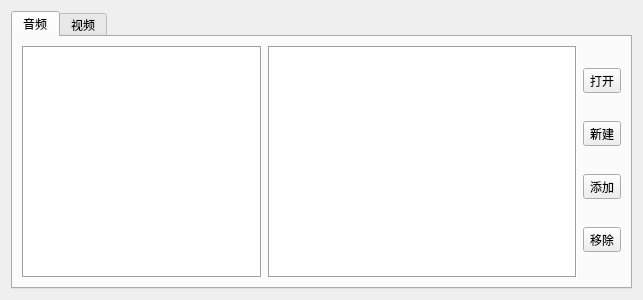
<?xml version="1.0" encoding="UTF-8"?>
<ui version="4.0">
 <class>MediaListDialog</class>
 <widget class="QDialog" name="MediaListDialog">
  <property name="geometry">
   <rect>
    <x>0</x>
    <y>0</y>
    <width>643</width>
    <height>300</height>
   </rect>
  </property>
  <property name="windowTitle">
   <string>播放列表</string>
  </property>
  <layout class="QVBoxLayout" name="verticalLayout">
   <item>
    <widget class="QTabWidget" name="tabWidget">
     <property name="currentIndex">
      <number>0</number>
     </property>
     <widget class="QWidget" name="audio">
      <attribute name="title">
       <string>音频</string>
      </attribute>
      <layout class="QHBoxLayout" name="horizontalLayout_2">
       <item>
        <widget class="QListView" name="audio_list">
         <property name="maximumSize">
          <size>
           <width>240</width>
           <height>16777215</height>
          </size>
         </property>
         <property name="font">
          <font>
           <pointsize>12</pointsize>
          </font>
         </property>
         <property name="frameShape">
          <enum>QFrame::Box</enum>
         </property>
        </widget>
       </item>
       <item>
        <widget class="QListView" name="audio_details">
         <property name="font">
          <font>
           <pointsize>12</pointsize>
          </font>
         </property>
         <property name="contextMenuPolicy">
          <enum>Qt::CustomContextMenu</enum>
         </property>
         <property name="frameShape">
          <enum>QFrame::Box</enum>
         </property>
        </widget>
       </item>
       <item>
        <layout class="QVBoxLayout" name="verticalLayout_2">
         <item>
          <widget class="QToolButton" name="select_a_button">
           <property name="text">
            <string>打开</string>
           </property>
          </widget>
         </item>
         <item>
          <widget class="QToolButton" name="new_a_button">
           <property name="text">
            <string>新建</string>
           </property>
          </widget>
         </item>
         <item>
          <widget class="QToolButton" name="insert_a_button">
           <property name="text">
            <string>添加</string>
           </property>
          </widget>
         </item>
         <item>
          <widget class="QToolButton" name="drop_a_button">
           <property name="text">
            <string>移除</string>
           </property>
          </widget>
         </item>
        </layout>
       </item>
      </layout>
     </widget>
     <widget class="QWidget" name="video">
      <attribute name="title">
       <string>视频</string>
      </attribute>
      <layout class="QHBoxLayout" name="horizontalLayout_3">
       <item>
        <widget class="QListView" name="video_list">
         <property name="maximumSize">
          <size>
           <width>240</width>
           <height>16777215</height>
          </size>
         </property>
         <property name="font">
          <font>
           <pointsize>12</pointsize>
          </font>
         </property>
         <property name="frameShape">
          <enum>QFrame::Box</enum>
         </property>
        </widget>
       </item>
       <item>
        <widget class="QListView" name="video_details">
         <property name="font">
          <font>
           <pointsize>12</pointsize>
          </font>
         </property>
         <property name="contextMenuPolicy">
          <enum>Qt::CustomContextMenu</enum>
         </property>
         <property name="frameShape">
          <enum>QFrame::Box</enum>
         </property>
        </widget>
       </item>
       <item>
        <layout class="QVBoxLayout" name="verticalLayout_3">
         <item>
          <widget class="QToolButton" name="select_v_button">
           <property name="text">
            <string>打开</string>
           </property>
          </widget>
         </item>
         <item>
          <widget class="QToolButton" name="new_v_button">
           <property name="text">
            <string>新建</string>
           </property>
          </widget>
         </item>
         <item>
          <widget class="QToolButton" name="insert_v_button">
           <property name="text">
            <string>增加</string>
           </property>
          </widget>
         </item>
         <item>
          <widget class="QToolButton" name="drop_v_button">
           <property name="text">
            <string>移除</string>
           </property>
          </widget>
         </item>
        </layout>
       </item>
      </layout>
     </widget>
    </widget>
   </item>
  </layout>
 </widget>
 <resources/>
 <connections>
  <connection>
   <sender>insert_v_button</sender>
   <signal>clicked()</signal>
   <receiver>MediaListDialog</receiver>
   <slot>append_files()</slot>
   <hints>
    <hint type="sourcelabel">
     <x>178</x>
     <y>71</y>
    </hint>
    <hint type="destinationlabel">
     <x>199</x>
     <y>149</y>
    </hint>
   </hints>
  </connection>
  <connection>
   <sender>new_a_button</sender>
   <signal>clicked()</signal>
   <receiver>MediaListDialog</receiver>
   <slot>new_list()</slot>
   <hints>
    <hint type="sourcelabel">
     <x>357</x>
     <y>92</y>
    </hint>
    <hint type="destinationlabel">
     <x>199</x>
     <y>149</y>
    </hint>
   </hints>
  </connection>
  <connection>
   <sender>new_v_button</sender>
   <signal>clicked()</signal>
   <receiver>MediaListDialog</receiver>
   <slot>new_list()</slot>
   <hints>
    <hint type="sourcelabel">
     <x>178</x>
     <y>71</y>
    </hint>
    <hint type="destinationlabel">
     <x>199</x>
     <y>149</y>
    </hint>
   </hints>
  </connection>
  <connection>
   <sender>drop_a_button</sender>
   <signal>clicked()</signal>
   <receiver>MediaListDialog</receiver>
   <slot>drop_list()</slot>
   <hints>
    <hint type="sourcelabel">
     <x>357</x>
     <y>226</y>
    </hint>
    <hint type="destinationlabel">
     <x>199</x>
     <y>149</y>
    </hint>
   </hints>
  </connection>
  <connection>
   <sender>drop_v_button</sender>
   <signal>clicked()</signal>
   <receiver>MediaListDialog</receiver>
   <slot>drop_list()</slot>
   <hints>
    <hint type="sourcelabel">
     <x>178</x>
     <y>71</y>
    </hint>
    <hint type="destinationlabel">
     <x>199</x>
     <y>149</y>
    </hint>
   </hints>
  </connection>
  <connection>
   <sender>insert_a_button</sender>
   <signal>clicked()</signal>
   <receiver>MediaListDialog</receiver>
   <slot>append_files()</slot>
   <hints>
    <hint type="sourcelabel">
     <x>363</x>
     <y>161</y>
    </hint>
    <hint type="destinationlabel">
     <x>396</x>
     <y>161</y>
    </hint>
   </hints>
  </connection>
 </connections>
 <slots>
  <slot>new_list()</slot>
  <slot>append_files()</slot>
  <slot>drop_list()</slot>
  <slot>rename_list(QModelIndex)</slot>
 </slots>
</ui>
